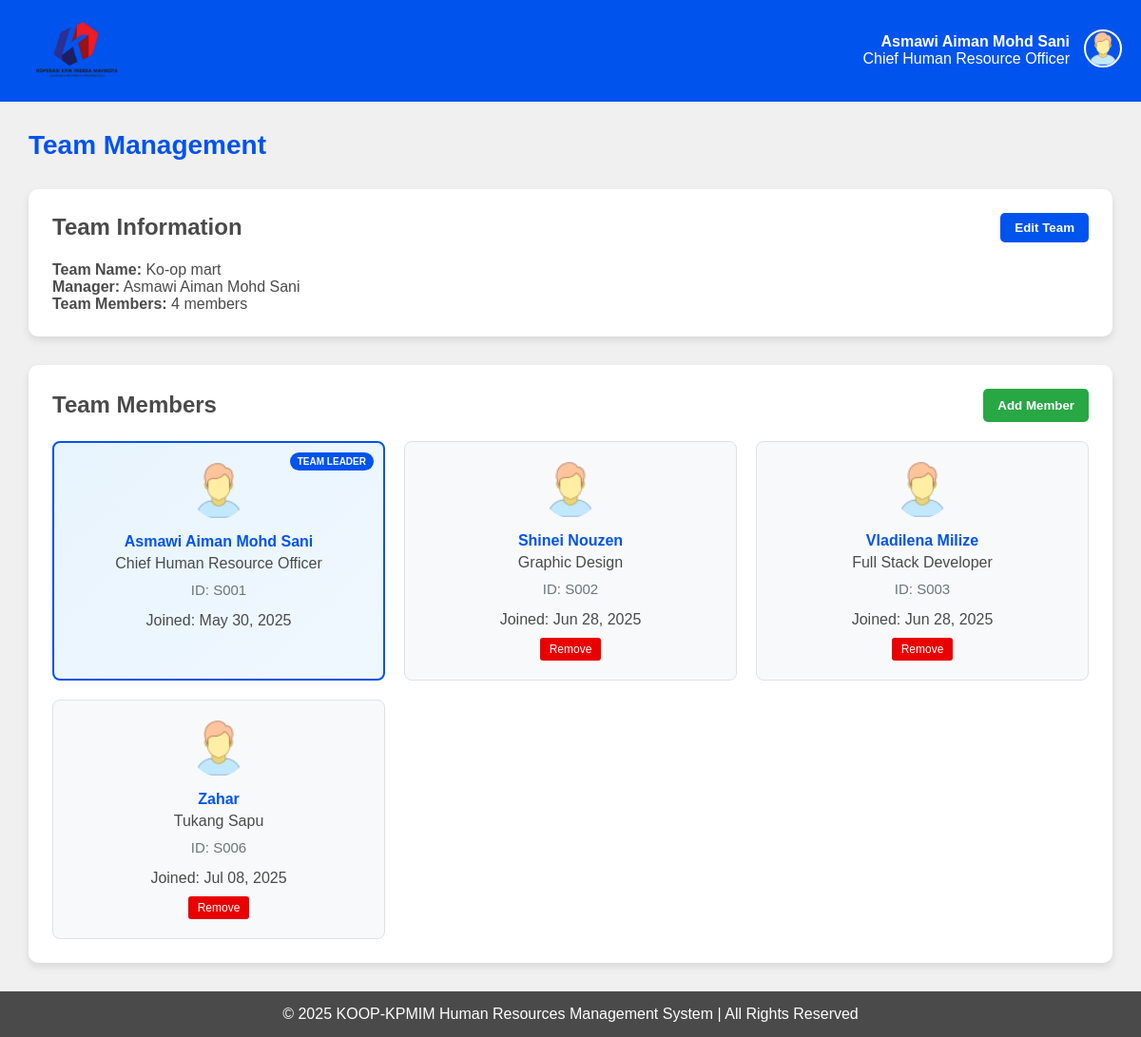
Screenshot of /manager/team-management/ (signed in) with the database file from the repository.
### HRMS/models.py (models this page shows, shortened)
class MANAGER(models.Model):
    id = models.TextField(primary_key=True)
    password = models.TextField(default='')
    staffid = models.ForeignKey(STAFF, on_delete=models.CASCADE)

class STAFF(models.Model):
    id = models.TextField(primary_key=True, max_length=12)
    name = models.TextField(default='')
    position = models.TextField(default='')
    phone = models.TextField(default='')
    email = models.EmailField(default='')
    password = models.TextField(default='')
    STATUS = [
        ('',''),
        ('Married','married'),
        ('Single','single'),
    ]
    status = models.TextField(choices=STATUS, default='')
    GENDER = [
        ('',''),
        ('Male', 'male'),
        ('Female', 'female'),
    ]
    gender = models.TextField(choices=GENDER, default='')
    date_of_birth = models.DateField()
    bank_number = models.TextField(default='')
    emergency_contact = models.TextField(default='')

class TEAM(models.Model):
    id = models.AutoField(primary_key=True)
    name = models.TextField(default='')
    managerid = models.ForeignKey('MANAGER', on_delete=models.CASCADE)

class TEAM_MEMBERSHIP(models.Model):
    team = models.ForeignKey(TEAM, on_delete=models.CASCADE, related_name='memberships')
    staff = models.ForeignKey('STAFF', on_delete=models.CASCADE)
    joined_date = models.DateField(auto_now_add=True)
    class Meta:
        unique_together = ('team', 'staff')

### HRMS/views.py (the view, shortened to what this page needs)
# urls.py: path('manager/team-management/', views.team_management, name='team_management'),
def team_management(request):
    if not request.session.get('user_type') == 'manager':
        request.session.flush()
        messages.error(request, "You do not have permission to view this page. Please login again")
        return redirect('login')
    try:
        manager_id = request.session.get('user_id')
        manager = MANAGER.objects.get(id=manager_id)
        team, created = TEAM.objects.get_or_create(
            managerid=manager,
            defaults={
                'name': f"{manager.staffid.name}'s Team",
            }
        )
        team_members = TEAM_MEMBERSHIP.objects.filter(team=team).select_related('staff').order_by('staff__name')
        context = {
            'manager': manager,
            'team': team,
            'team_members': team_members,
        }
        return render(request, 'manager/team_management.html', context)
    except Exception as e:
        messages.error(request, f"An error occurred: {str(e)}")
        return redirect('managermenu')

### HRMS/templates/manager/team_management.html (shortened to what this page needs)
{% load static %}
<!DOCTYPE html>
<html lang="en">
<head>
</head>
<body>
    <header>
        <a href="{% url 'managermenu' %}">
            <img src="{% static 'img/logo.png' %}" alt="KOOP-KPMIM Logo" class="logo">
        </a>
        <div class="header-right">
            <div class="user-info">
                <div><strong>{{ manager.staffid.name }}</strong></div>
                <div>{{ manager.staffid.position }}</div>
            </div>
            <div class="user-dropdown">
                <img src="{% static 'img/user.png' %}" alt="User Profile" class="user-image" onclick="toggleDropdown()">
            </div>
        </div>
    </header>
    <main>
        <h1>Team Management</h1>
        <div class="team-info-card">
            <div class="team-info-header">
                <h2>Team Information</h2>
                <button class="edit-team-btn" onclick="openEditTeamModal()">Edit Team</button>
            </div>
            <div class="team-details">
                <p><strong>Team Name:</strong> {{ team.name|default:"Not Set" }}</p>
                <p><strong>Manager:</strong> {{ manager.staffid.name }}</p>
                <p><strong>Team Members:</strong> {{ team_members.count }} member{{ team_members.count|pluralize }}</p>
            </div>
        </div>
        <div class="team-members-section">
            <div class="section-header">
                <h2>Team Members</h2>
                <button class="add-member-btn" onclick="openAddMemberModal()">Add Member</button>
            </div>
            {% if team_members %}
            <div class="members-grid">
                {% for membership in team_members %}
                <div class="member-card {% if membership.staff.id == manager.staffid.id %}team-leader{% endif %}">
                    {% if membership.staff.id == manager.staffid.id %}
                    <div class="team-leader-badge">Team Leader</div>
                    {% endif %}
                    <img src="{% static 'img/user.png' %}" alt="Member Avatar" class="member-avatar">
                    <div class="member-name">{{ membership.staff.name }}</div>
                    <div class="member-position">{{ membership.staff.position }}</div>
                    <div class="member-id">ID: {{ membership.staff.id }}</div>
                    <div class="member-joined">Joined: {{ membership.joined_date|date:"M d, Y" }}</div>
                    {% if membership.staff.id != manager.staffid.id %}
                    <button class="remove-member-btn" onclick="removeMember('{{ membership.staff.id }}', '{{ membership.staff.name }}')">Remove</button>
                    {% endif %}
                </div>
                {% endfor %}
            </div>
            {% else %}
            <div class="no-members">
                <p>No team members assigned yet.</p>
                <p>Click "Add Member" to start building your team.</p>
            </div>
            {% endif %}
        </div>
    </main>
    <footer>
        <p>&copy; 2025 KOOP-KPMIM Human Resources Management System | All Rights Reserved</p>
    </footer>
</body>
</html>

### HRMS/templates/manager/team_management.html (style rules this page uses)
:root { --primary-color: #F0F0F0; --secondary-color: #0053ED; --accent-color: #E90000; --text-color: #4A4A4A; }
* { margin: 0; padding: 0; box-sizing: border-box; font-family: Arial, sans-serif; }
body { background-color: var(--primary-color); color: var(--text-color); min-height: 100vh; display: flex; flex-direction: column; }
header { background-color: var(--secondary-color); color: white; padding: 20px; display: flex; justify-content: space-between; align-items: center; }
.logo { width: 120px; height: auto; }
.header-right { display: flex; align-items: center; }
.user-info { margin-right: 15px; text-align: right; }
.user-dropdown { position: relative; display: inline-block; }
.user-image { width: 40px; height: 40px; border-radius: 50%; cursor: pointer; border: 2px solid white; }
main { flex: 1; padding: 30px; max-width: 1200px; margin: 0 auto; width: 100%; }
h1 { color: var(--secondary-color); margin-bottom: 30px; font-size: 28px; }
.team-info-card { background: white; border-radius: 10px; box-shadow: 0 4px 8px rgba(0, 0, 0, 0.1); padding: 25px; margin-bottom: 30px; }
.team-info-header { display: flex; justify-content: space-between; align-items: center; margin-bottom: 20px; }
.edit-team-btn { background-color: var(--secondary-color); color: white; border: none; padding: 8px 15px; border-radius: 5px; cursor: pointer; font-weight: bold; }
.team-members-section { background: white; border-radius: 10px; box-shadow: 0 4px 8px rgba(0, 0, 0, 0.1); padding: 25px; }
.section-header { display: flex; justify-content: space-between; align-items: center; margin-bottom: 20px; }
.add-member-btn { background-color: #28a745; color: white; border: none; padding: 10px 15px; border-radius: 5px; cursor: pointer; font-weight: bold; }
.members-grid { display: grid; grid-template-columns: repeat(auto-fill, minmax(300px, 1fr)); gap: 20px; }
.member-card { background: #f8f9fa; border: 1px solid #dee2e6; border-radius: 8px; padding: 20px; text-align: center; }
.member-card.team-leader { background: linear-gradient(135deg, #e8f4fd 0%, #f0f8ff 100%); border: 2px solid var(--secondary-color); position: relative; }
.team-leader-badge { position: absolute; top: 10px; right: 10px; background-color: var(--secondary-color); color: white; padding: 4px 8px; border-radius: 12px; font-size: 10px; font-weight: bold; text-transform: uppercase; }
.member-avatar { width: 60px; height: 60px; border-radius: 50%; margin: 0 auto 15px; display: block; }
.member-name { font-weight: bold; color: var(--secondary-color); margin-bottom: 5px; }
.member-position { color: var(--text-color); margin-bottom: 10px; }
.member-id { font-size: 15px; color: #6c757d; margin-bottom: 15px; }
.remove-member-btn { background-color: var(--accent-color); color: white; border: none; padding: 5px 10px; border-radius: 3px; cursor: pointer; font-size: 12px; margin-top: 10px; }
footer { background-color: var(--text-color); color: white; text-align: center; padding: 15px; margin-top: auto; }

### rows the page displays
MANAGER: staffid.name "Asmawi Aiman Mohd Sani", staffid.position "Chief Human Resource Officer"
TEAM: name "Ko-op mart"
TEAM_MEMBERSHIP: shows "TEAM LEADER", staff.name "Asmawi Aiman Mohd Sani", staff.position "Chief Human Resource Officer", staff.id "S001", joined_date "May 30, 2025"
TEAM_MEMBERSHIP: staff.name "Shinei Nouzen", staff.position "Graphic Design", staff.id "S002", joined_date "Jun 28, 2025"
TEAM_MEMBERSHIP: staff.name "Vladilena Milize", staff.position "Full Stack Developer", staff.id "S003", joined_date "Jun 28, 2025"
TEAM_MEMBERSHIP: staff.name "Zahar", staff.position "Tukang Sapu", staff.id "S006", joined_date "Jul 08, 2025"

### other values shown
{{ team_members.count }} "4"
